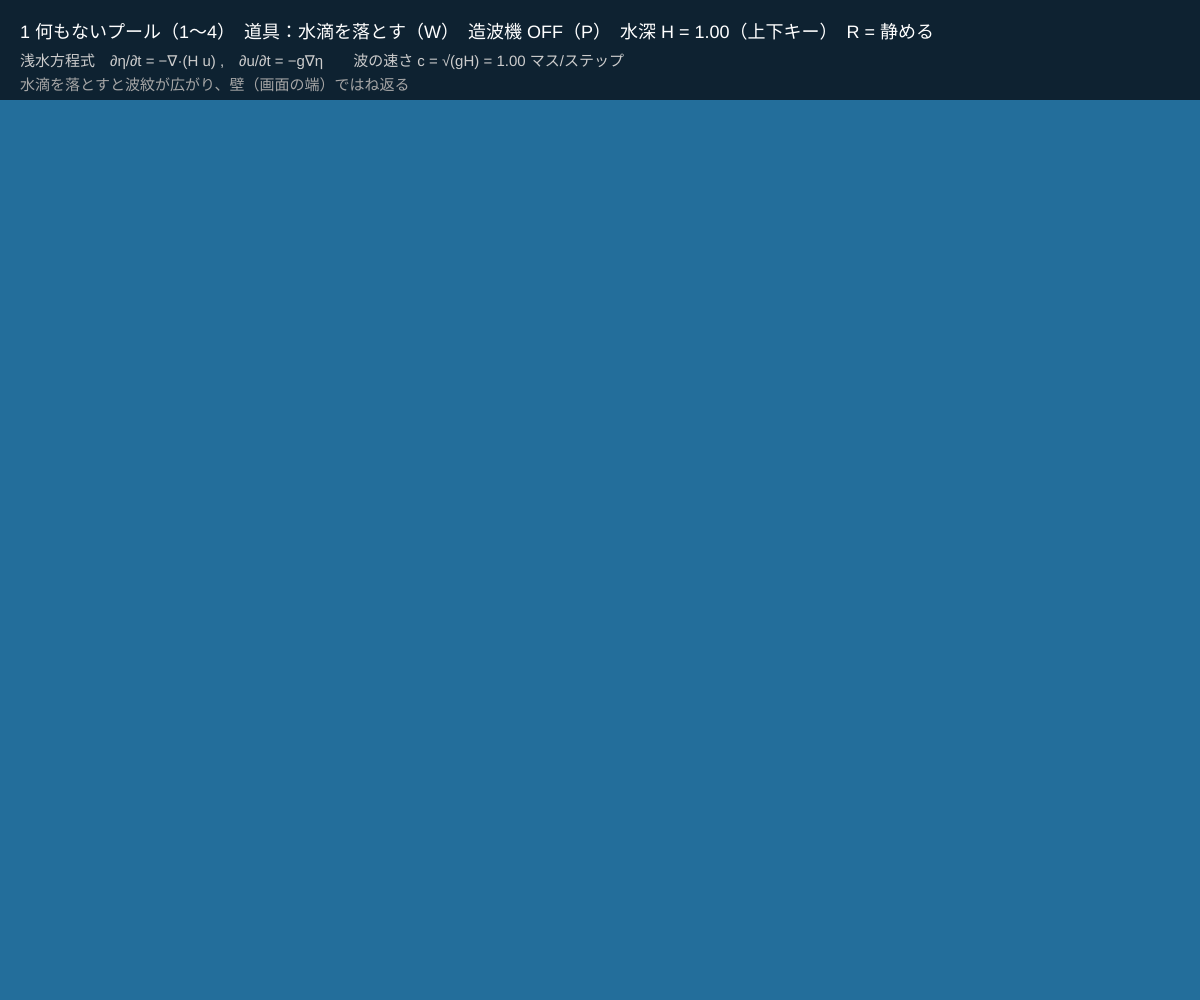
Frame 1 (no input)
Frame 60 (no input): identical to frame 1, image omitted
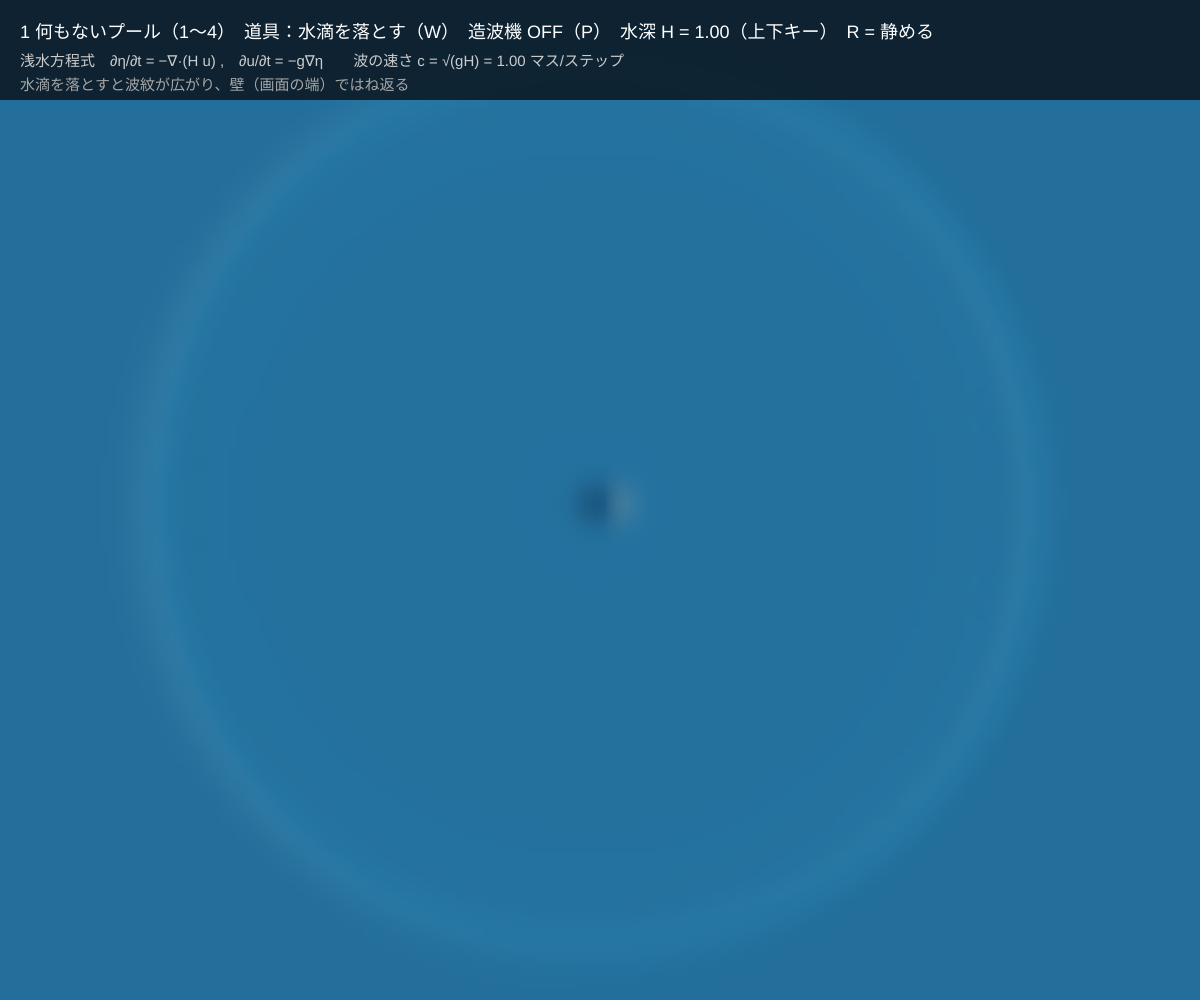
Frame 120 (the mouse pressed at the canvas centre since frame 60)

The p5.js sketch that drew these frames (run headless with seeded random() and noise() and a simulated clock; from frame 60 on, the mouse is pressed at the canvas centre):

// p5.js sketch
// ── sketch.js
// ============================================
// 12 浅水波 ─ 水面を伝わる波
// 水深にくらべて波長が長い波（津波、浴そうの波、池の波紋の大きなもの）は「浅水方程式」にしたがう
//   ∂η/∂t = −∂(H u)/∂x − ∂(H v)/∂y　　（水が集まると水面 η が上がる ＝ 連続の式）
//   ∂u/∂t = −g ∂η/∂x,　∂v/∂t = −g ∂η/∂y　（水面のかたむきが水を押す ＝ 運動方程式）
// 波の速さは c = √(g H)。深いほど速い（津波は深さ 4000 m で時速 700 km、岸で遅くなり高くなる）
// クリック・ドラッグ = 水滴 / W = 道具（水滴・壁を描く・壁を消す）/ 1〜4 = 場面 / P = 造波機
// 上下キー = 水深 H / R = 水面を静める
// ============================================

let grav = 1.0; // ★ 重力加速度 g
let depth0 = 1.0; // ★ 水深 H（上下キー。波の速さ c = √(gH)）
let damp = 0.002; // ★ 波が弱まる速さ
let dropSize = 3; // ★ 水滴の大きさ [マス]
let dt = 0.5, subSteps = 2;
let NX = 160, NY;
let eta, uu, vv, wall, depth, img;
let tool = 0, scene = 1, maker = false, t = 0;
let toolNames = ['水滴を落とす', '壁を描く', '壁を消す'];
let sceneNames = ['', '1 何もないプール', '2 すき間 1 つ（回折）', '3 すき間 2 つ（干渉）', '4 浅瀬のレンズ（屈折）'];

function setup() {
  createCanvas(windowWidth, windowHeight);
  colorMode(HSB, 360, 100, 100, 100);
  NY = Math.max(20, Math.round(NX * height / width));
  img = createImage(NX, NY);
  setScene(1);
}

function calm() {
  eta = new Float32Array(NX * NY); uu = new Float32Array((NX + 1) * NY); vv = new Float32Array(NX * (NY + 1));
}

function setScene(n) {
  scene = n; calm();
  wall = new Uint8Array(NX * NY); depth = new Float32Array(NX * NY).fill(1);
  let wx = Math.floor(NX * 0.35), mid = Math.floor(NY / 2);
  for (let j = 0; j < NY; j++) {
    if (n === 2 && Math.abs(j - mid) > 3) wall[wx + j * NX] = wall[wx + 1 + j * NX] = 1;
    if (n === 3 && Math.abs(Math.abs(j - mid) - 9) > 2) wall[wx + j * NX] = wall[wx + 1 + j * NX] = 1;
  }
  // 浅瀬：まん中の円の中だけ浅い（波が遅くなり、レンズのように曲がって集まる）
  if (n === 4) for (let j = 0; j < NY; j++) for (let i = 0; i < NX; i++) {
    let r = Math.hypot(i - NX * 0.42, j - mid) / (NY * 0.3);
    if (r < 1) depth[i + j * NX] = 0.35 + 0.65 * r * r;
  }
  maker = n > 1; // 場面 2〜4 は左の造波機から平らな波を送る
}

// ★ 浅水方程式を 1 歩進める（速度は「マスの境目」に置く：スタガード格子）
function stepWater() {
  let g = grav * dt;
  // 運動方程式：水面の高さの差が、境目の水を押す。壁の面は通さない
  for (let j = 0; j < NY; j++) for (let i = 1; i < NX; i++) {
    let k = i + j * NX, f = i + j * (NX + 1);
    uu[f] = wall[k] || wall[k - 1] ? 0 : (uu[f] - g * (eta[k] - eta[k - 1])) * (1 - damp);
  }
  for (let j = 1; j < NY; j++) for (let i = 0; i < NX; i++) {
    let k = i + j * NX;
    vv[k] = wall[k] || wall[k - NX] ? 0 : (vv[k] - g * (eta[k] - eta[k - NX])) * (1 - damp);
  }
  // 連続の式：入ってくる水 − 出ていく水 のぶんだけ水面が上下する
  for (let j = 0; j < NY; j++) for (let i = 0; i < NX; i++) {
    let k = i + j * NX, f = i + j * (NX + 1), H = depth0 * depth[k];
    eta[k] = constrain(eta[k] - dt * H * (uu[f + 1] - uu[f] + vv[k + NX] - vv[k]), -4, 4);
    if (maker && i > NX - 14) eta[k] *= 1 - 0.012 * (i - (NX - 14)); // 造波機を使うときは、右端で波を吸収する（はね返りを消す）
  }
  // 造波機：左端の水面を上下にゆらす
  t += dt;
  if (maker) for (let j = 0; j < NY; j++) eta[1 + j * NX] = 0.22 * Math.sin(t * 0.32);
}

function addDrop(mx, my, amount) {
  let ci = mx / width * NX, cj = my / height * NY;
  for (let j = Math.max(0, Math.floor(cj - 3 * dropSize)); j < Math.min(NY, cj + 3 * dropSize); j++)
    for (let i = Math.max(0, Math.floor(ci - 3 * dropSize)); i < Math.min(NX, ci + 3 * dropSize); i++)
      eta[i + j * NX] += amount * Math.exp(-((i - ci) * (i - ci) + (j - cj) * (j - cj)) / (dropSize * dropSize));
}

function draw() {
  if (mouseIsPressed && mouseY > 100) {
    if (tool === 0) addDrop(mouseX, mouseY, 0.12);
    else {
      let ci = Math.floor(mouseX / width * NX), cj = Math.floor(mouseY / height * NY);
      for (let dj = -1; dj <= 1; dj++) for (let di = -1; di <= 1; di++) {
        let i = ci + di, j = cj + dj;
        if (i > 1 && i < NX - 1 && j >= 0 && j < NY) { wall[i + j * NX] = tool === 1 ? 1 : 0; eta[i + j * NX] = 0; }
      }
    }
  }
  for (let s = 0; s < subSteps; s++) stepWater();

  // ---- 水面を色に：高い所は明るく、低い所は暗く。かたむきで光の反射をつける
  img.loadPixels();
  let px = img.pixels;
  for (let j = 0; j < NY; j++) for (let i = 0; i < NX; i++) {
    let k = i + j * NX, q = k * 4;
    if (wall[k]) { px[q] = 222; px[q + 1] = 196; px[q + 2] = 140; px[q + 3] = 255; continue; }
    let e = eta[k], slope = (i > 0 && i < NX - 1) ? eta[k + 1] - eta[k - 1] : 0;
    let a = constrain(0.5 + e * 1.8, 0, 1), shine = constrain(slope * 6, -1, 1), shallow = 1 - depth[k];
    let hi = Math.max(shine, 0), dark = 1 + 0.3 * Math.min(shine, 0); // 光が当たる側は明るく、反対側は暗く
    px[q] = (10 + 50 * a + 110 * hi + 60 * shallow) * dark;
    px[q + 1] = (40 + 140 * a + 70 * hi + 45 * shallow) * dark;
    px[q + 2] = (80 + 150 * a + 30 * hi + 10 * shallow) * dark;
    px[q + 3] = 255;
  }
  img.updatePixels();
  image(img, 0, 0, width, height);

  noStroke(); fill(215, 60, 8, 78); rect(0, 0, width, 100);
  fill(0, 0, 100); textSize(18);
  text(sceneNames[scene] + '（1〜4）　道具：' + toolNames[tool] + '（W）　造波機 ' + (maker ? 'ON' : 'OFF') + '（P）　水深 H = ' + nf(depth0, 1, 2) + '（上下キー）　R = 静める', 20, 38);
  fill(0, 0, 80); textSize(15);
  text('浅水方程式　∂η/∂t = −∇·(H u) ,　∂u/∂t = −g∇η　　波の速さ c = √(gH) = ' + nf(Math.sqrt(grav * depth0), 1, 2) + ' マス/ステップ', 20, 66);
  fill(0, 0, 65);
  text(['', '水滴を落とすと波紋が広がり、壁（画面の端）ではね返る', 'すき間を通った波は、まっすぐ進まずに扇形に広がる（回折）', '2 つのすき間から出た波が重なり、強め合う筋と打ち消し合う筋ができる（干渉）', '浅い所（明るい円）で波が遅くなり、内側へ曲がって 1 点に集まる（屈折）。津波が岬に集中するのも同じ'][scene], 20, 90);
}

function keyPressed() {
  if (key >= '1' && key <= '4') setScene(Number(key));
  if (key === 'w' || key === 'W') tool = (tool + 1) % 3;
  if (key === 'p' || key === 'P') maker = !maker;
  if (key === UP_ARROW) depth0 = Math.min(depth0 + 0.2, 1.6); // これ以上深いと計算がこわれる（c Δt < 0.7 マス）
  if (key === DOWN_ARROW) depth0 = Math.max(depth0 - 0.2, 0.2);
  if (key === 'r' || key === 'R') calm();
}

// ---------- やってみよう ----------
// 1. 1 で水滴を 1 つ。波紋が端ではね返る。2 か所に続けて落とすと、重なった所はどうなる？
// 2. 水深 H を 0.2 と 1.6 で比べる。波が画面を横切る時間はどのくらいちがう？（c = √(gH)）
// 3. 2 のすき間：W で壁を消して、すき間を広げていく。広いと波はまっすぐ進む。波長と比べてどのくらいから？
// 4. 3 の干渉：すき間の間かく（9 マス）を変えると、筋の本数はどう変わる？
// 5. 4 の浅瀬：波が集まる「焦点」はどこ？ depth の 0.35 を 0.7 にすると焦点は遠くなる？ 近くなる？
// 6. W で壁を描いて、自分の港（防波堤）を作ろう。港の中を静かに保つには？
